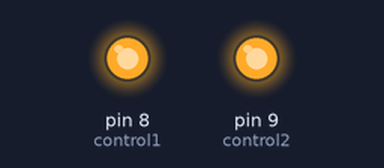
This sketch was run on a simulated Arduino Uno, built with avr-gcc and run on an emulated ATmega328P. Shown: output pins drawn as LEDs (lit = HIGH).

Above: at 1.0 s.
At 3.0 s:
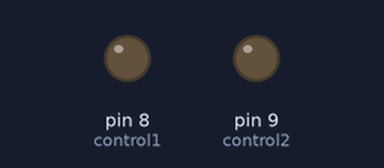
Timing chart, 0 to 5.2 s (numbered marks = the images above):
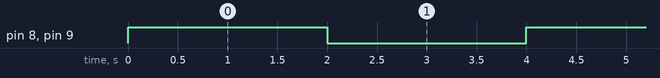

The sketch:

_60_IFR520_02.ino
```cpp
// (licence header left out)
#define control1 8                  // pin that controls the MOSFET
#define control2 9                  // pin that controls the MOSFET

void setup() {

  pinMode(control1, OUTPUT);        // define control pin as output
  pinMode(control2, OUTPUT);        // define control pin as output
  Serial.begin(9600);

}

void loop() {


  digitalWrite(control1, HIGH);     // turn the MOSFET Switch ON
  digitalWrite(control2, HIGH);     // turn the MOSFET Switch ON
  delay(2000);                      // Wait for 2000 ms or 2 second

  digitalWrite(control1, LOW);      // Turn the MOSFET Switch OFF
  digitalWrite(control2, LOW);      // Turn the MOSFET Switch OFF
  delay(2000);                      // Wait for 2000 ms or 2 second


}
```

Measured:
- by itself, pin 8 (control1), pin 9 (control2): alternates HIGH for 2.0 s and LOW for 2.0 s
